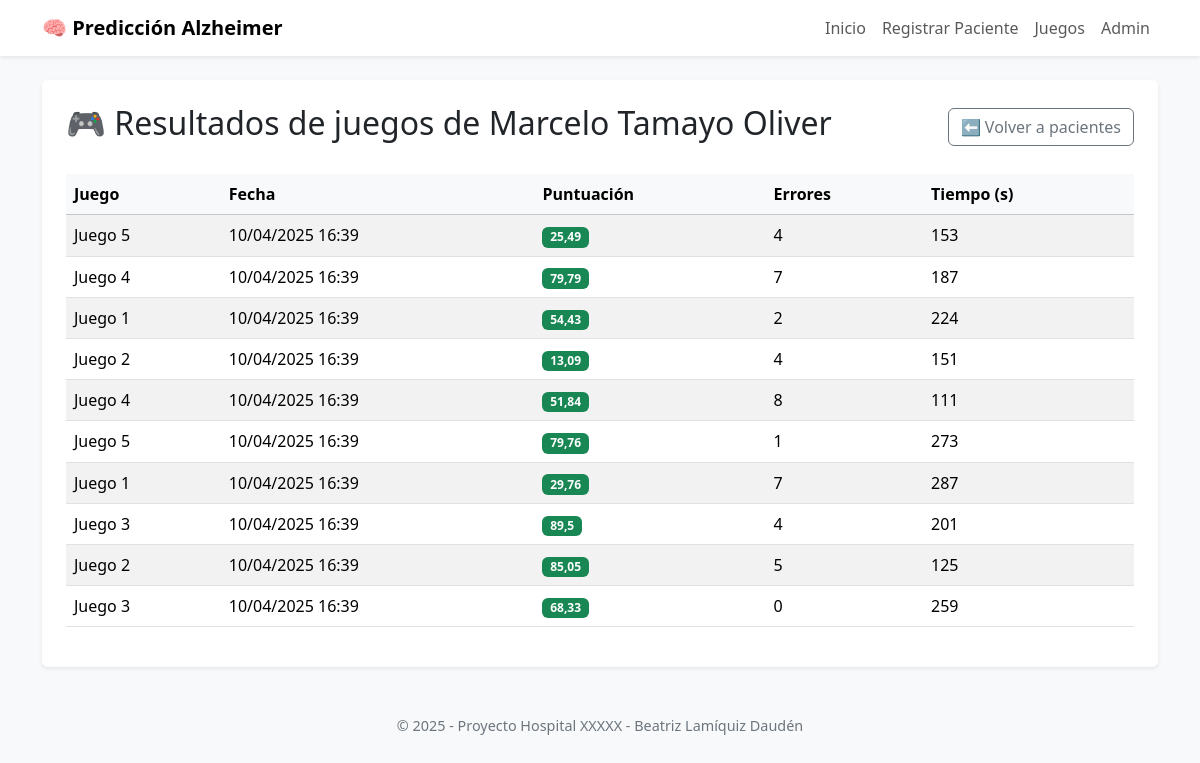
The app's page /pacientes/kZE-76412/juegos/, older data.
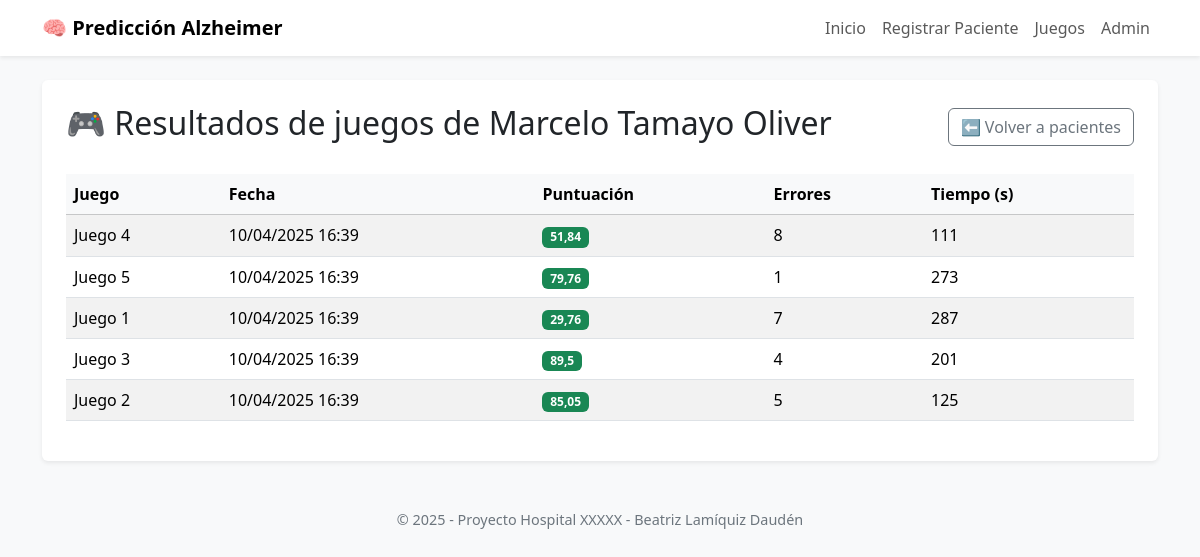
The same page, newer data.
### games/models.py (models this page shows, shortened)
class GameResult(models.Model):
    patient = models.ForeignKey(Patient, on_delete=models.CASCADE, related_name='game_results')
    game = models.ForeignKey(Game, on_delete=models.CASCADE)
    score = models.FloatField(verbose_name="Puntuación")
    time_spent = models.IntegerField(verbose_name="Tiempo empleado (segundos)")
    errors = models.IntegerField(verbose_name="Número de errores")
    date_played = models.DateTimeField(auto_now_add=True)

class Game(models.Model):
    COGNITIVE_AREA_CHOICES = [
        ('memoria', 'Memoria'),
        ('atencion', 'Atención'),
        ('lenguaje', 'Lenguaje'),
        ('funcion_ejecutiva', 'Función Ejecutiva'),
        ('razonamiento', 'Razonamiento'),
    ]
    name = models.CharField(max_length=100, verbose_name="Nombre del juego")
    description = models.TextField(verbose_name="Descripción")
    cognitive_area = models.CharField(max_length=20, choices=COGNITIVE_AREA_CHOICES, verbose_name="Área cognitiva")
    instructions = models.TextField(verbose_name="Instrucciones")
    difficulty_level = models.IntegerField(
        default=1,
        validators=[MinValueValidator(1), MaxValueValidator(5)],
        verbose_name="Nivel de dificultad"
    )

### patients/views.py (the view)
# urls.py: path('<str:patient_id>/juegos/', views.patient_game_results, name='patient_game_results'),
def patient_game_results(request, patient_id):
    patient = get_object_or_404(Patient, id_patient=patient_id)
    game_results = patient.game_results.all().order_by('-date_played')
    return render(request, 'patients/patient_game_results.html', {
        'patient': patient,
        'game_results': game_results
    })

### templates/patients/patient_game_results.html (shortened to what this page needs)
{% extends 'base.html' %}
{% block content %}
  <div class="d-flex justify-content-between align-items-center mb-4">
    <h2>🎮 Resultados de juegos de {{ patient.name }}</h2>
    <a href="{% url 'patients:list_patients' %}" class="btn btn-outline-secondary">⬅️ Volver a pacientes</a>
  </div>
  {% if game_results %}
    <table class="table table-striped table-hover">
      <thead class="table-light">
        <tr>
          <th>Juego</th>
          <th>Fecha</th>
          <th>Puntuación</th>
          <th>Errores</th>
          <th>Tiempo (s)</th>
        </tr>
      </thead>
      <tbody>
        {% for result in game_results %}
          <tr>
            <td>{{ result.game.name }}</td>
            <td>{{ result.date_played|date:"d/m/Y H:i" }}</td>
            <td>
              {% if result.score >= 8 %}
                <span class="badge bg-success">{{ result.score }}</span>
              {% elif result.score >= 5 %}
                <span class="badge bg-warning text-dark">{{ result.score }}</span>
              {% else %}
                <span class="badge bg-danger">{{ result.score }}</span>
              {% endif %}
            </td>
            <td>{{ result.errors }}</td>
            <td>{{ result.time_spent }}</td>
          </tr>
        {% endfor %}
      </tbody>
    </table>
  {% else %}
    <div class="alert alert-warning">Este paciente aún no ha jugado ningún juego.</div>
  {% endif %}
{% endblock %}

Row changes from the older to the newer data that the page shows:
removed GameResult: game.name "Juego 5", date_played "10/04/2025 16:39", score "25,49", errors "4", time_spent "153"
removed GameResult: game.name "Juego 4", date_played "10/04/2025 16:39", score "79,79", errors "7", time_spent "187"
removed GameResult: game.name "Juego 1", date_played "10/04/2025 16:39", score "54,43", errors "2", time_spent "224"
removed GameResult: game.name "Juego 2", date_played "10/04/2025 16:39", score "13,09", errors "4", time_spent "151"
removed GameResult: game.name "Juego 3", date_played "10/04/2025 16:39", score "68,33", errors "0", time_spent "259"
